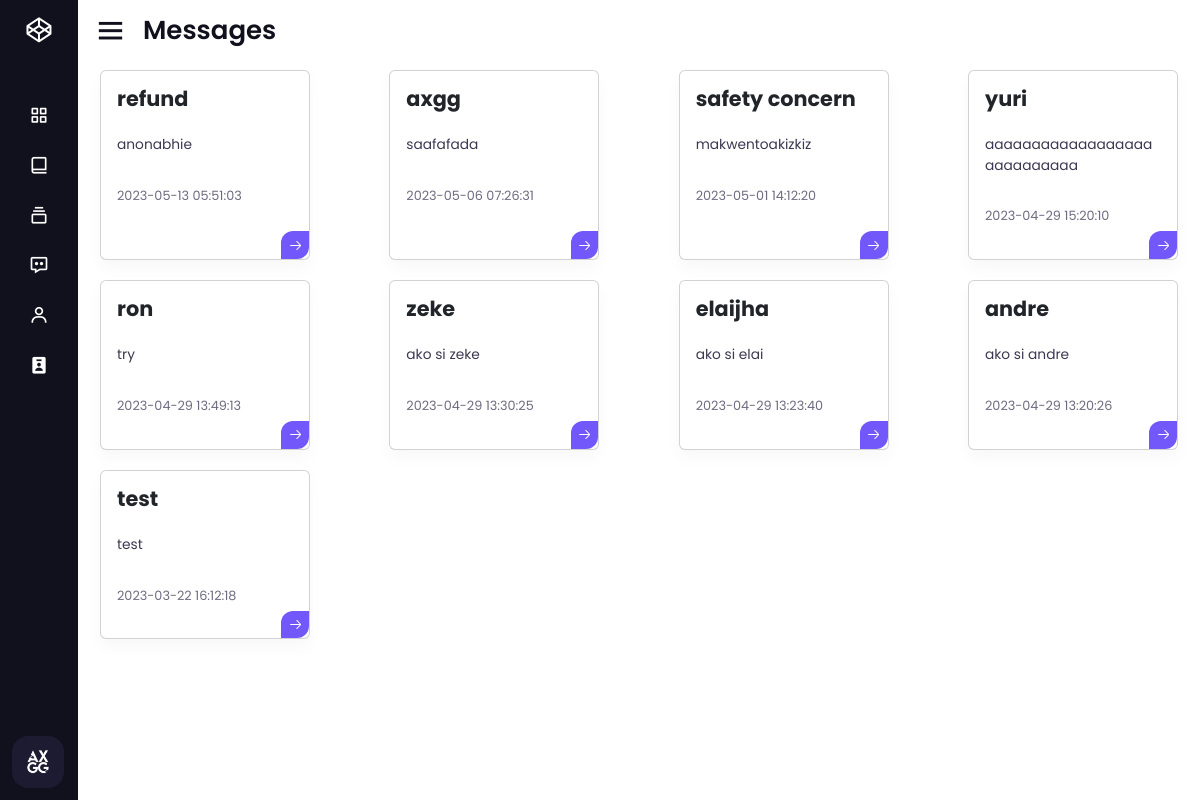
The page /pages/messages.php (signed in) on the database its author committed.
### tables this page shows
CREATE TABLE `messages` (
  `mess_id` int(11) NOT NULL,
  `email` varchar(50) NOT NULL,
  `subject` varchar(50) NOT NULL,
  `message` text NOT NULL,
  `date_sent` datetime NOT NULL DEFAULT current_timestamp()
);

### pages/messages.php (the view, shortened to what this page needs)
<!DOCTYPE html>
<html lang="en">
<head>
  <link href="https://cdn.jsdelivr.net/npm/bootstrap@5.1.3/dist/css/bootstrap.min.css" rel="stylesheet" />
  <link rel="stylesheet" href="./css/messages.css">
</head>
<body>
  <?php include('../includes/sidenav.php') ?>
  <section class="home-section">
    <div class="home-content">
      <i class='bx bx-menu'></i>
      <span class="text">Messages</span>
    </div>
    <div class="container">
      <?php
      include('../config.php');
      function getMessages()
      {
        global $conn;
        $sql = "SELECT * FROM messages ORDER BY date_sent DESC";
        $result = mysqli_query($conn, $sql);
        return mysqli_fetch_all($result, MYSQLI_ASSOC);
      }
      $messages = getMessages();
      foreach ($messages as $message) {
        $subject = $message['subject'];
        $content = $message['message'];
        $dateSent = $message['date_sent'];
      ?>
        <div class="card">
          <h3 class="card__title"><?php echo $subject; ?></h3>
          <p class="card__content"><?php echo $content; ?></p>
          <div class="card__date">
            <?php echo $dateSent; ?>
          </div>
          <a href="mailto:<?php echo $message['email']; ?>">
            <div class="card__arrow">
            </div>
          </a>
        </div>
      <?php
      }
      ?>
    </div>
  </section>
</body>
</html>

### pages/css/messages.css (style rules this page uses)
.container { display: flex; flex-wrap: wrap; justify-content: space-between; }
.card { --border-radius: 0.75rem; --primary-color: #7257fa; --secondary-color: #3c3852; width: 210px; font-family: "Arial"; padding: 1rem; cursor: pointer; border-radius: var(--border-radius); background: #f1f1f3; box-shadow: 0px 8px 16px 0px rgb(0 0 0 / 3%); position: relative; margin: 10px; }
.card>*+* { margin-top: 1.1em; }
.card .card__content { color: var(--secondary-color); font-size: 0.86rem; }
.card .card__title { padding: 0; font-size: 1.3rem; font-weight: bold; }
.card .card__date { color: #6e6b80; font-size: 0.8rem; }
.card .card__arrow { position: absolute; background: var(--primary-color); padding: 0.4rem; border-top-left-radius: var(--border-radius); border-bottom-right-radius: var(--border-radius); bottom: 0; right: 0; transition: 0.2s; display: flex; justify-content: center; align-items: center; }
.card svg { transition: 0.2s; }

### assets/css/style.css (style rules this page uses)
* { margin: 0; padding: 0; box-sizing: border-box; font-family: "Poppins", sans-serif; }
:root { --background-color1: #fafaff; --background-color2: #ffffff; --background-color3: #ededed; --background-color4: #cad7fda4; --primary-color: #4b49ac; --secondary-color: #0c007d; --Border-color: #3f0097; --one-use-color: #3f0097; --two-use-color: #5500cb; }

### includes/sidenav.php (style rules this page uses)
* { margin: 0; padding: 0; box-sizing: border-box; font-family: 'Poppins', sans-serif; }
.home-section { position: relative; height: 100vh; left: 260px; width: calc(100% - 260px); transition: all 0.5s ease; }
.sidebar.close~.home-section { left: 78px; width: calc(100% - 78px); }
.home-section .home-content { height: 60px; display: flex; align-items: center; }
.home-section .home-content .bx-menu, .home-section .home-content .text { color: #11101d; font-size: 35px; }
.home-section .home-content .bx-menu { margin: 0 15px; cursor: pointer; }
.home-section .home-content .text { font-size: 26px; font-weight: 600; }

### rows shown on the page
messages: subject "refund", message "anonabhie", date_sent "2023-05-13 05:51:03"
messages: subject "axgg", message "saafafada", date_sent "2023-05-06 07:26:31"
messages: subject "safety concern", message "makwentoakizkiz", date_sent "2023-05-01 14:12:20"
messages: subject "yuri", message "aaaaaaaaaaaaaaaaaaaaaaaaaaaa", date_sent "2023-04-29 15:20:10"
messages: subject "ron", message "try", date_sent "2023-04-29 13:49:13"
messages: subject "zeke", message "ako si zeke", date_sent "2023-04-29 13:30:25"
messages: subject "elaijha", message "ako si elai", date_sent "2023-04-29 13:23:40"
messages: subject "andre", message "ako si andre", date_sent "2023-04-29 13:20:26"
messages: subject "test", message "test", date_sent "2023-03-22 16:12:18"
